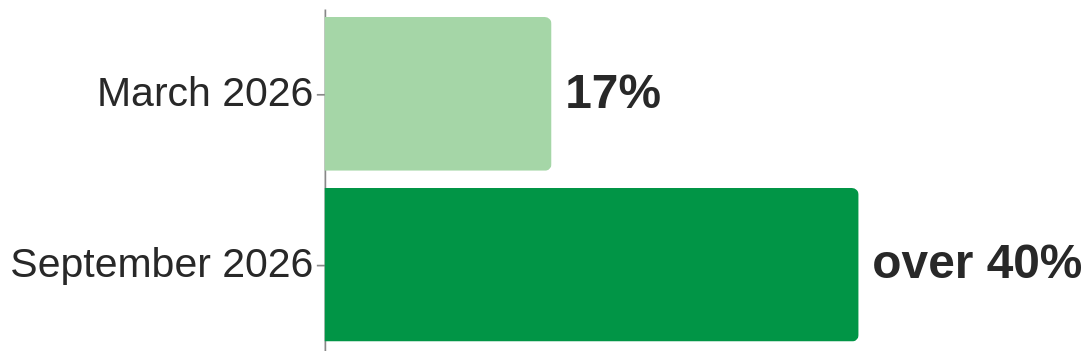

The specification (Vega-Lite) saved for this image:
### Vega-Lite specification from a JSON file in a GitHub repository (floating-point values rounded to 4 significant figures)
{"$schema": "https://vega.github.io/schema/vega-lite/v5.json", "width": 430, "height": 200, "data": {"values": [{"k": "March 2026", "v": 17, "c": "#a5d6a7", "t": "17%"}, {"k": "September 2026", "v": 40, "c": "#019546", "t": "over 40%"}]}, "layer": [{"mark": {"type": "bar", "cornerRadiusTopRight": 4, "cornerRadiusBottomRight": 4}, "encoding": {"y": {"field": "k", "type": "ordinal", "sort": null, "axis": {"title": null, "labelLimit": 330}}, "x": {"field": "v", "type": "quantitative", "scale": {"domain": [0, 55]}, "axis": null}, "color": {"field": "c", "type": "nominal", "scale": null}}}, {"mark": {"type": "text", "align": "left", "dx": 8, "fontSize": 28, "fontWeight": "bold", "color": "#282828"}, "encoding": {"y": {"field": "k", "type": "ordinal", "sort": null}, "x": {"field": "v", "type": "quantitative"}, "text": {"field": "t"}}}], "config": {"font": "Tahoma, Verdana, sans-serif", "axis": {"labelFontSize": 24, "titleFontSize": 22, "labelColor": "#282828", "titleColor": "#282828"}, "view": {"stroke": null}}}
